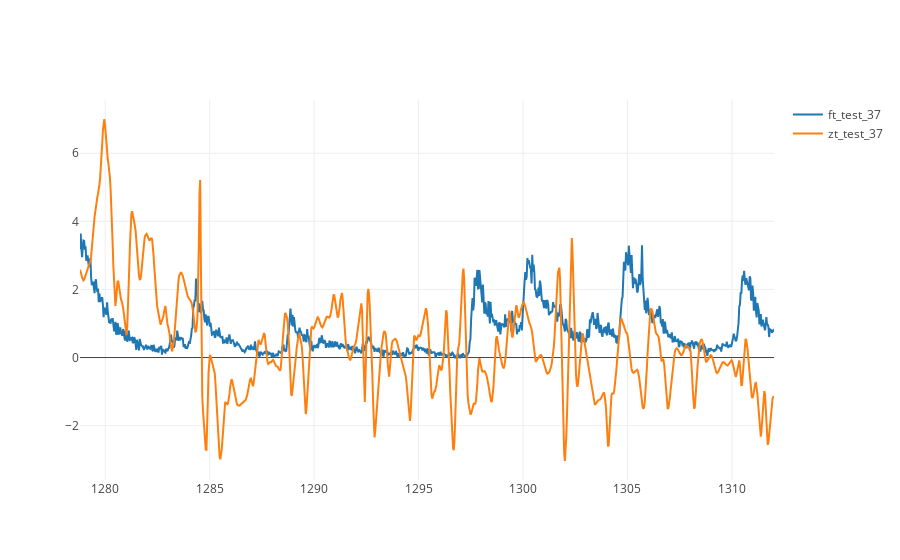
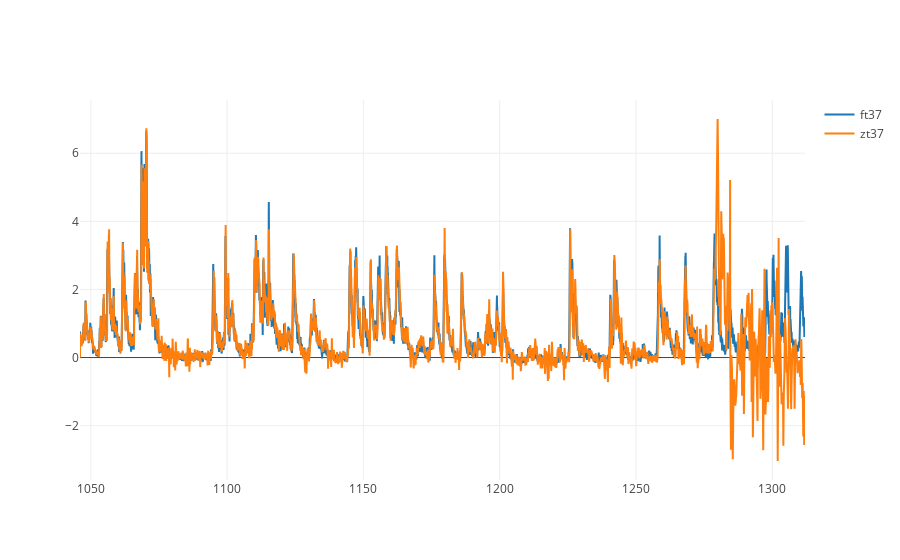

The cell these charts' notebook holds for them, in order:
### Code cell
idx = 37
iplot([ft_test_data[idx],zt_test_data[idx]])
iplot([ft_full[idx],zt_full[idx]])

### Figure 1 — Plotly figure (JSON) as saved in the notebook; plotly's stock layout.template omitted (floating-point values rounded to 4 significant figures; data arrays with more than 128 entries replaced by an {"elided": "..."} marker saying what was removed)
{"data": [{"mode": "lines", "name": "ft_test_37", "type": "scatter", "x": {"elided": "1000 float values"}, "y": {"elided": "1000 float values"}}, {"mode": "lines", "name": "zt_test_37", "type": "scatter", "x": {"elided": "1000 float values"}, "y": {"elided": "1000 float values"}}], "layout": {}}

### Figure 2 — Plotly figure (JSON) as saved in the notebook; plotly's stock layout.template omitted (floating-point values rounded to 4 significant figures; data arrays with more than 128 entries replaced by an {"elided": "..."} marker saying what was removed)
{"data": [{"mode": "lines", "name": "ft37", "type": "scatter", "x": {"elided": "8000 float values"}, "y": {"elided": "8000 float values"}}, {"mode": "lines", "name": "zt37", "type": "scatter", "x": {"elided": "8000 float values"}, "y": {"elided": "8000 float values"}}], "layout": {}}
